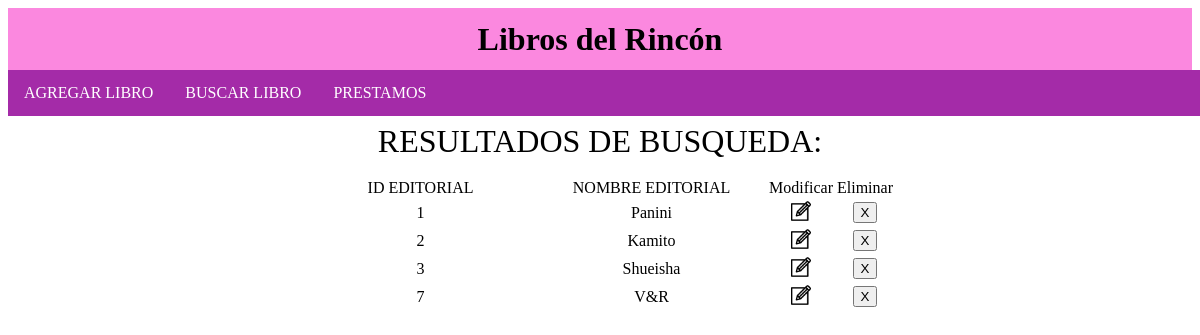
The app's page /vistas/buscarEdi.php with its own data.
### tables this page shows
CREATE TABLE `editorial` (
  `id_edi` int(11) NOT NULL,
  `Nombre_edi` varchar(150) NOT NULL
);

### vistas/buscarEdi.php (the view, shortened to what this page needs)
<?php
include_once '../conexion.php';
$showedi="SELECT * FROM editorial";
     $res=$conexion->query($showedi);
$rows = $res->num_rows;
?>
<!DOCTYPE html>
<html>
<head>
  <link rel="stylesheet" type="text/css" href="css/styleMenu.css">
  <link rel="stylesheet" type="text/css" href="css/tabla.css">
</head>
<body>
	<div class="header">
	<h1><a href="principal.php">Libros del Rincón</a></h1></div>
	<nav><ul>
  <li class="dropdown">
    <a href="AgregarL.php" class="dropbtn">AGREGAR LIBRO</a>
  </li>
  <li class="dropdown">
    <a href="../buscarLib.php" class="dropbtn">BUSCAR LIBRO</a>
  </li>
  <li class="dropdown">
    <a href="prestamo.php" class="dropbtn">PRESTAMOS</a>
  </li>
</ul>
</nav>
<br><br>
<center><p><FONT SIZE=6>RESULTADOS DE BUSQUEDA:</font></p></center>
<main>
  <?php if($rows > 0) { ?>
   <table align="center">
   <thead>
    				<tr id='titulo'>
    					<td>ID EDITORIAL</td>
    					<td>NOMBRE EDITORIAL</td>
						<td> Modificar </td>
						<td> Eliminar </td>
    				</tr>
    			</thead>
   <tbody>
          <?php while($row=$res->fetch_assoc()){ ?>
        <tbody>
          <tr>
          <td><?php echo $row['id_edi'];?></td>
    			<td><?php echo $row['Nombre_edi'];?></td>
        <td><a href="ModifEdi.php?id=<?php echo $row['id_edi']; ?>">
        <img class="img" src="img\mod.png" alt="modificar" width="20" height="20"/></a></td>
        <td><FORM><input name="button" type="button" onclick="ConfirmElimA()" value="X"/></FORM></td>
        </tr>
        <?php } ?>
        </tbody></table><br><br>
<?php } else { ?>
    <br><center><h1>NO SE ENCONTRARON EDITORIALES</h1></center><br><br>
    <?php } ?>
</main>
</body>
</html>

### vistas/css/styleMenu.css (style rules this page uses)
* { box-sizing: border-box; }
body { background-color: rgba(255, 255, 255, 0.7); }
.header { padding: 0px; overflow: auto; text-align: center; background: rgba(248, 19, 191, 0.5); color: black; margin:auto; line-height:20px; font-family: Time New Roman; }
nav { list-style-type: none; overflow: auto; margin: auto; position: fixed; top: 70px; padding: 0; width: 100%; height: auto; background-color:rgb(164, 43, 168); }
ul { list-style-type: none; margin: 0; padding: 0; overflow: hidden; }
li { float: left; }
li a, .dropbtn { display: inline-block; color: white; text-align: center; padding: 14px 16px; text-decoration: none; }
a { display: inline-block; color: black; text-align: center; text-decoration: none; }

### vistas/css/tabla.css (style rules this page uses)
table, th, td { width:50%; text-align: center; }

### records on screen
editorial: id_edi "1", Nombre_edi "Panini"
editorial: id_edi "2", Nombre_edi "Kamito"
editorial: id_edi "3", Nombre_edi "Shueisha"
editorial: id_edi "7", Nombre_edi "V&R"
